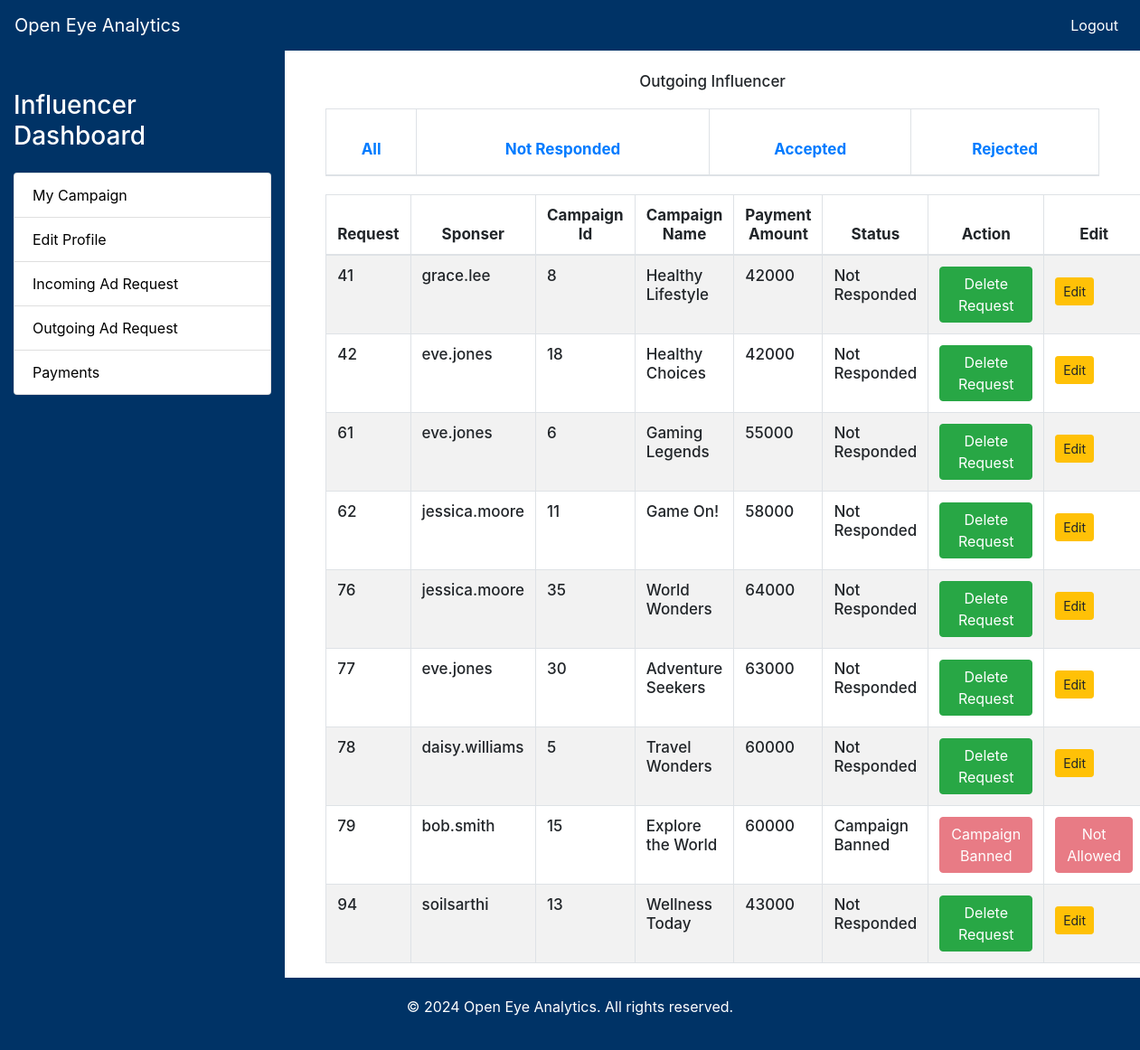
/oeanalytics/influencer/dashboard/outgoing/All (signed in), run on the app's committed database.
### app.py (models this page shows)
class Request(db.Model):
    request_id = db.Column(db.Integer, primary_key=True, autoincrement=True)
    influencer_u = db.Column(db.String, db.ForeignKey('influencer.username'), nullable=False)
    sponser_u = db.Column(db.String, db.ForeignKey('sponsor.username'), nullable=False)
    campaign_id = db.Column(db.Integer, db.ForeignKey('campaign.campaignid'), nullable=False)
    campaign_name = db.Column(db.String, nullable=False)
    status = db.Column(db.Integer, nullable=False)
    payment_amount = db.Column(db.Integer, nullable=False)
    requirements = db.Column(db.String, nullable=False)
    messages = db.Column(db.String, nullable=False)
    role = db.Column(db.String, nullable=False)
    category = db.Column(db.String, db.ForeignKey('category.category'), nullable=False)

### app.py (the view, shortened to what this page needs)
@app.route('/oeanalytics/influencer/dashboard/outgoing/<filter>', methods=['POST', 'GET'])
def outgoing_influencer(filter):
    if filter == 'All':
        requests = Request.query.filter_by(influencer_u=session['username'],role='Influencer').all()
        return render_template('influencer_dashboard.html',template='outgoing_influencer.html',requests = requests)

### templates/influencer_dashboard.html (shortened to what this page needs)
<!DOCTYPE html>
<html lang="en">
<head>
    <link href="https://stackpath.bootstrapcdn.com/bootstrap/4.5.2/css/bootstrap.min.css" rel="stylesheet">
</head>
<body>
    <nav class="navbar navbar-expand-lg navbar-dark">
        <a class="navbar-brand" href="#">Open Eye Analytics</a>
        <div class="collapse navbar-collapse" id="navbarNav">
            <ul class="navbar-nav ml-auto">
                <li class="nav-item">
                    <a class="nav-link" href="url_for('oeanalytics')">Logout</a>
                </li>
            </ul>
        </div>
    </nav>
    <div class="main-content">
        <div class="sidebar col-md-3">
            <h3 class="mt-4 mb-4">Influencer Dashboard</h3>
            <ul class="list-group">
                <a class="list-group-item" href="{{ url_for('influencer_my_campaign') }}" style="color: black !important;">My Campaign</a>
                <a class="list-group-item" href="{{ url_for('edit_influencer') }}">Edit Profile</a>
                <a class="list-group-item" href="{{ url_for('incoming_influencer', filter='All') }}">Incoming Ad Request</a>
                <a class="list-group-item" href="{{ url_for('outgoing_influencer', filter='All') }}" >Outgoing Ad Request</a>
                <a class="list-group-item" href="{{ url_for('show_payments_influencer') }}">Payments</a>
            </ul>
        </div>
        <div class="col-md-9">
            <div class="container">
                <div class="row mt-4">
                    <div class="col">
                        <h1>{% include template %}</h1>
                    </div>
                </div>
            </div>
        </div>
    </div>
    <div class="footer">
        <p>&copy; 2024 Open Eye Analytics. All rights reserved.</p>
    </div>
</body>
</html>

### templates/outgoing_influencer.html (shortened to what this page needs)
<!DOCTYPE html>
<html lang="en">
<head>
    <link href="https://stackpath.bootstrapcdn.com/bootstrap/4.5.2/css/bootstrap.min.css" rel="stylesheet">
</head>
<body>
    <div class="container">
        <h1 class="text-center" style="font-size: 17px;">Outgoing Influencer</h1>
        <table class="table table-striped table-bordered">
            <thead>
                <tr>
                    <th>
                        <a href="{{ url_for('outgoing_influencer', filter='All') }}">All</a>
                    </th>
                    <th>
                        <a href="{{ url_for('outgoing_influencer', filter='Not Responded') }}">Not Responded</a>
                    </th>
                    <th>
                        <a href="{{ url_for('outgoing_influencer', filter='Accepted') }}">Accepted</a>
                    </th>
                    <th>
                        <a href="{{ url_for('outgoing_influencer', filter='Rejected') }}">Rejected</a>
                    </th>
                </tr>
            </thead>
        </table>
        <table class="table table-striped table-bordered">
            <thead>
                <tr>
                    <th style="font-size: 17px;">Request</th>
                    <th style="font-size: 17px;">Sponser</th>
                    <th style="font-size: 17px;">Campaign Id</th>
                    <th style="font-size: 17px;">Campaign Name</th>
                    <th style="font-size: 17px;">Payment Amount</th>
                    <th style="font-size: 17px;">Status</th>
                    <th style="font-size: 17px;">Action</th>
                    <th style="font-size: 17px;">Edit</th>
                </tr>
            </thead>
            <tbody>
                {% for request in requests %}
                <tr>
                    <td style="font-size: 17px;">{{ request.request_id }}</td>
                    <td style="font-size: 17px;">{{ request.sponser_u }}</td>
                    <td style="font-size: 17px;">{{ request.campaign_id }}</td>
                    <td style="font-size: 17px;">{{ request.campaign_name }}</td>
                    <td style="font-size: 17px;">{{ request.payment_amount }}</td>
                    <td style="font-size: 17px;">
                        {% if request.status == 0 %}
                            Not Responded
                        {% elif request.status == 1 %}
                            Accepted
                        {% elif request.status == 2 %}
                            Rejected
                        {% elif request.status == 3 %}
                            Ad Closed
                        {% elif request.status == 4 %}
                            Campaign Banned
                        {% elif request.status == 5 %}
                            Influencer Banned
                        {% elif request.status == 6 %}
                            Sponser Banned
                        {% endif %}
                    </td>
                    <td>
                        {% if request.status == 0 %}
                            <a href="{{ url_for('delete_request_influencer', request_id=request.request_id) }}" class="btn btn-success">Delete Request</a>
                        {% elif request.status == 1 %}
                            <button class="btn btn-success" disabled>Accepted</button>
                        {% elif request.status == 2 %}
                            <button class="btn btn-danger" disabled>Reject</button>
                        {% elif request.status == 3 %}
                            <button class="btn btn-danger" disabled>Ad Closed</button>
                        {% elif request.status == 4 %}
                            <button class="btn btn-danger" disabled>Campaign Banned</button>
                        {% elif request.status == 5 %}
                            <button class="btn btn-danger" disabled>Influencer Banned</button>
                        {% elif request.status == 6 %}
                            <button class="btn btn-danger" disabled>Sponser Banned</button>
                        {% endif %}
                    </td>
                    <td>
                        {% if request.status == 0 %}
                            <a href="{{ url_for('edit_page_influencer', request_id=request.request_id) }}" class="btn btn-sm btn-warning">Edit</a>
                        {% elif request.status == 1 or request.status == 2 %}
                            <button class="btn btn-danger" disabled>Not Allowed</button>
                        {% elif request.status == 3 %}
                            <button class="btn btn-danger" disabled>Not Allowed</button>
                        {% elif request.status == 4 %}
                            <button class="btn btn-danger" disabled>Not Allowed</button>
                        {% else %}
                            <button class="btn btn-danger" disabled>Not Allowed</button>
                        {% endif %}
                    </td>
                </tr>
                {% endfor %}
            </tbody>
        </table>
    </div>
</body>
</html>

### templates/influencer_dashboard.html (style rules this page uses)
body, html { height: 100%; margin: 0; }
.main-content { display: flex; flex-direction: row; min-height: 100vh; }
.sidebar { background-color: #003366; color: #ffffff; padding: 20px; }
.sidebar a { color: black; text-decoration: none; }
.footer { background-color: #003366; color: #ffffff; text-align: center; padding: 20px; }
.navbar { background-color: #003366; }
.navbar-brand, .nav-link { color: #ffffff !important; }

### templates/outgoing_influencer.html (style rules this page uses)
.table { margin-top: 20px; }
.table th a { font-size: 17px; color: #007bff; text-decoration: none; }
.table th { text-align: center; vertical-align: middle; }

### data on the page
Request: request_id "41", sponser_u "grace.lee", campaign_id "8", campaign_name "Healthy Lifestyle", payment_amount "42000", status "Not Responded"
Request: request_id "42", sponser_u "eve.jones", campaign_id "18", campaign_name "Healthy Choices", payment_amount "42000", status "Not Responded"
Request: request_id "61", sponser_u "eve.jones", campaign_id "6", campaign_name "Gaming Legends", payment_amount "55000", status "Not Responded"
Request: request_id "62", sponser_u "jessica.moore", campaign_id "11", campaign_name "Game On!", payment_amount "58000", status "Not Responded"
Request: request_id "76", sponser_u "jessica.moore", campaign_id "35", campaign_name "World Wonders", payment_amount "64000", status "Not Responded"
Request: request_id "77", sponser_u "eve.jones", campaign_id "30", campaign_name "Adventure Seekers", payment_amount "63000", status "Not Responded"
Request: request_id "78", sponser_u "daisy.williams", campaign_id "5", campaign_name "Travel Wonders", payment_amount "60000", status "Not Responded"
Request: request_id "79", sponser_u "bob.smith", campaign_id "15", campaign_name "Explore the World", payment_amount "60000", status "Campaign Banned"
Request: request_id "94", sponser_u "soilsarthi", campaign_id "13", campaign_name "Wellness Today", payment_amount "43000", status "Not Responded"
